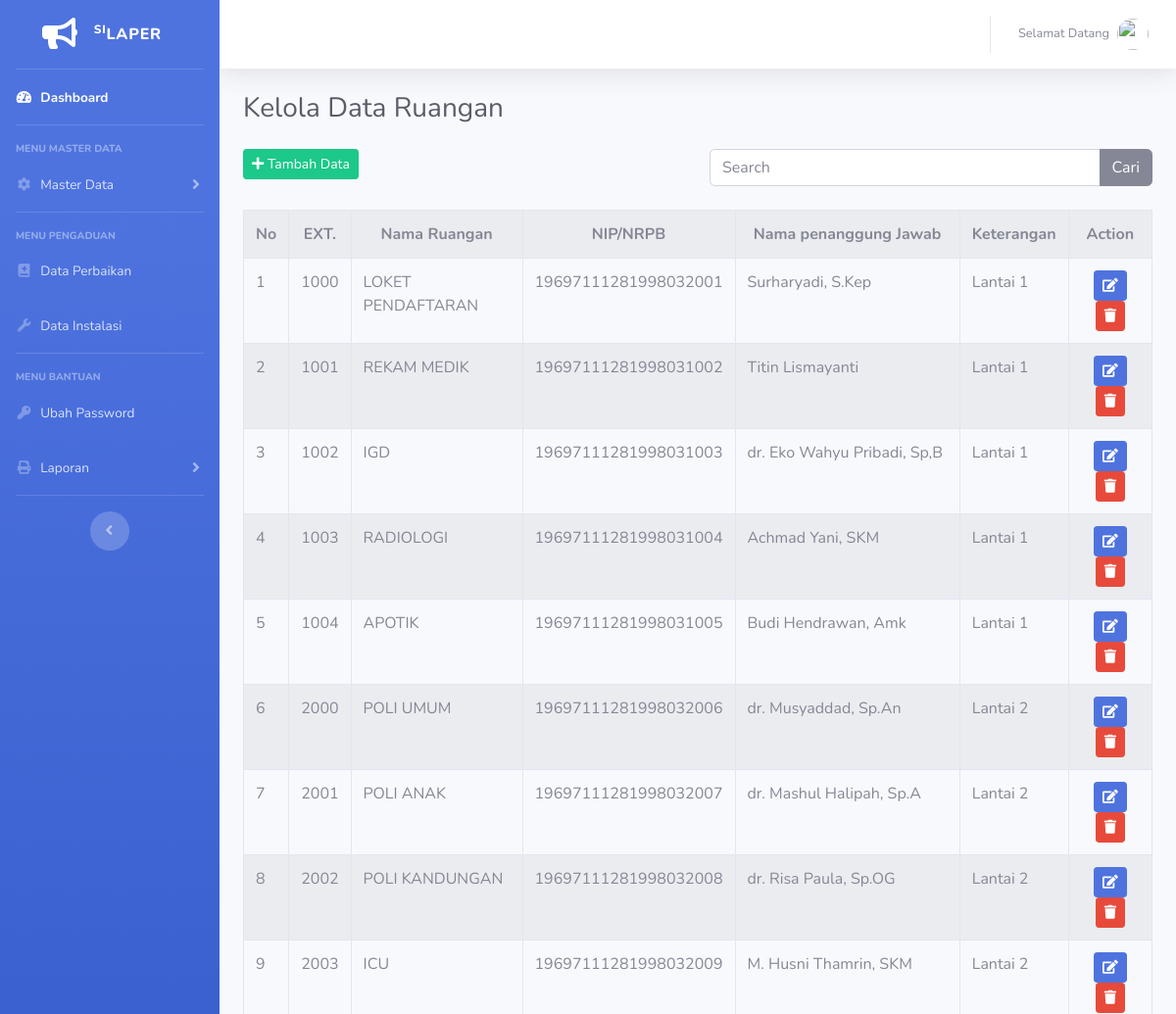
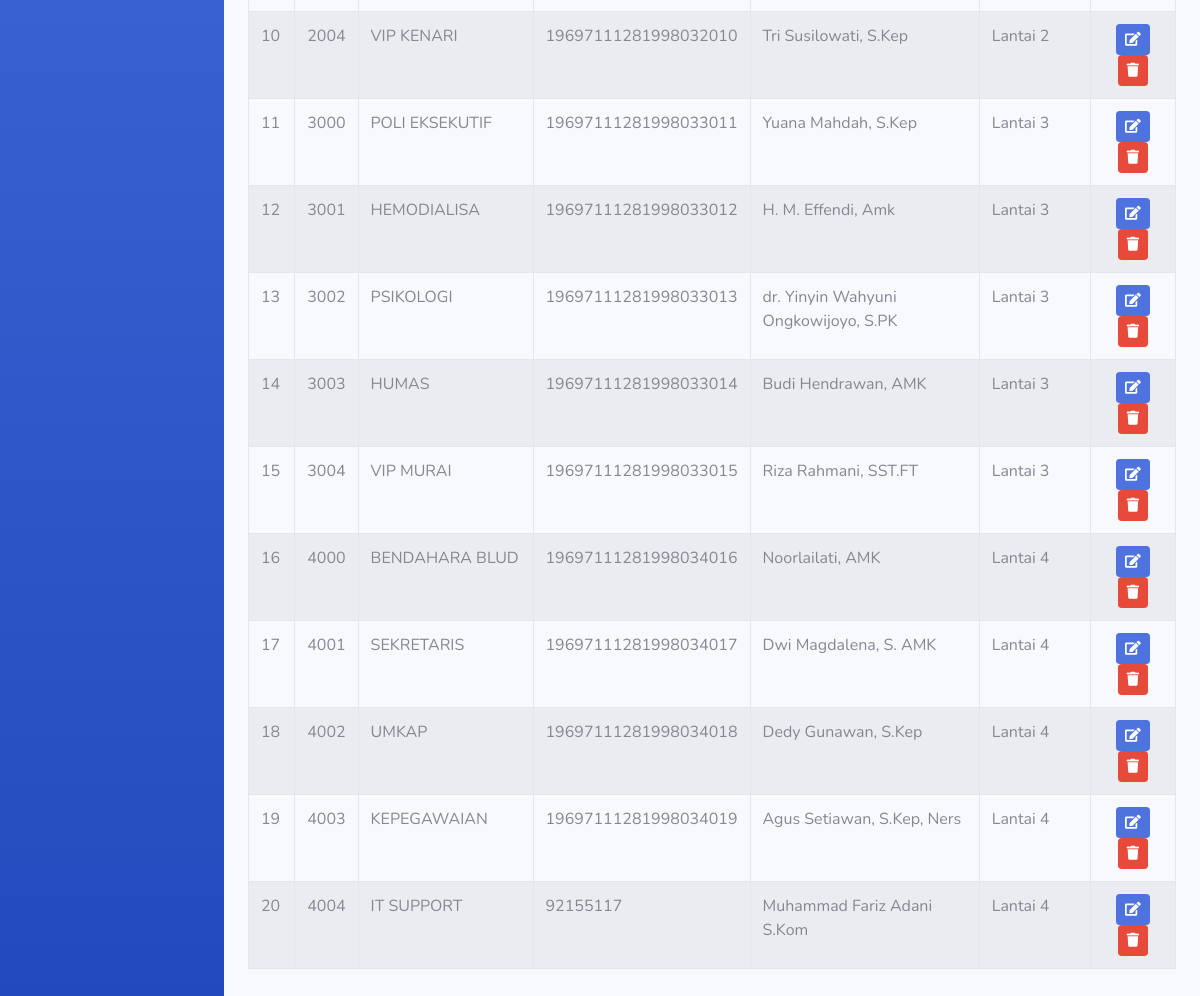
/index.php/admin/ruangan, run on the app's committed database (2 pictures, top to bottom).
### tables this page shows
CREATE TABLE `tb_ruangan` (
  `id_ruangan` int(4) NOT NULL,
  `nama_ruangan` varchar(50) NOT NULL,
  `nip_ruangan` varchar(20) NOT NULL,
  `nama_pj` varchar(50) NOT NULL,
  `keterangan` varchar(8) NOT NULL
);

### application/controllers/admin/Ruangan.php (called while the page is built, shortened)
<?php
class Ruangan extends CI_Controller
{
	public function index()
	{
		$data['title'] = "Kelola Data Ruangan";
		$data['ruangan'] = $this->M_ruangan->get_data('tb_ruangan')->result();
		$this->load->view('templates_admin/header', $data);
		$this->load->view('templates_admin/sidebar');
		$this->load->view('v_admin/ruangan', $data);
		$this->load->view('templates_admin/footer');
	}
}

### index.php (called while the page is built, shortened)
<?php
require_once BASEPATH.'core/CodeIgniter.php';

### application/models/M_ruangan.php (called while the page is built, shortened)
<?php
class M_ruangan extends CI_Model
{
    public function get_data($table)
    {
        return $this->db->get($table);
    }
}

### application/views/v_admin/ruangan.php (the view, shortened to what this page needs)
<div class="container-fluid">
    <div class="d-sm-flex align-items-center justify-content-between mb-4">
        <h1 class="h3 mb-0 text-gray-800"><?php echo $title ?></h1>
    </div>
    <div class="row">
        <div class="col-6">
            <a class="btn btn-sm btn-success mb-3" href="<?php echo base_url('admin/ruangan/tambah_data') ?>">
                <i class="fas fa-plus"></i> Tambah Data</a>
        </div>
        <div class="col-6">
            <?php echo form_open('admin/ruangan/search') ?>
            <div class="input-group mb-3">
                <input type="text" name="keyword" class="form-control" placeholder="Search">
                <div class="input-group-append">
                    <button type="submit" class="btn btn-secondary">Cari</button>
                </div>
            </div>
            <?php echo form_close() ?>
        </div>
    </div>
    <table class="table table-bordered table-striped mt-2 mb-5">
        <tr>
            <th class="text-center">No</th>
            <th class="text-center">EXT.</th>
            <th class="text-center">Nama Ruangan</th>
            <th class="text-center">NIP/NRPB</th>
            <th class="text-center">Nama penanggung Jawab</th>
            <th class="text-center">Keterangan</th>
            <th class="text-center">Action</th>
        </tr>
        <?php $no = 1;
        foreach ($ruangan as $r) : ?>
            <tr>
                <td><?php echo $no++ ?></td>
                <td><?php echo $r->id_ruangan ?></td>
                <td><?php echo $r->nama_ruangan ?></td>
                <td><?php echo $r->nip_ruangan ?></td>
                <td><?php echo $r->nama_pj ?></td>
                <td><?php echo $r->keterangan ?></td>
                <td>
                    <center>
                        <a class="btn btn-sm btn-primary" href="<?php echo base_url('admin/ruangan/update_data/' .
                                                                    $r->id_ruangan) ?>"><i class="fas fa-edit"></i></a>
                        <a onclick="return confirm ('Yakin Hapus')" class="btn btn-sm btn-danger" href="<?php echo
                                                                                                        base_url('admin/ruangan/delete_data/' . $r->id_ruangan) ?>"><i class="fas fa-trash"></i></a>
                    </center>
                </td>
            </tr>
        <?php endforeach; ?>
    </table>
</div>

### data on the page
tb_ruangan: id_ruangan "1000", nama_ruangan "LOKET PENDAFTARAN", nip_ruangan "19697111281998032001", nama_pj "Surharyadi, S.Kep", keterangan "Lantai 1"
tb_ruangan: id_ruangan "1001", nama_ruangan "REKAM MEDIK", nip_ruangan "19697111281998031002", nama_pj "Titin Lismayanti", keterangan "Lantai 1"
tb_ruangan: id_ruangan "1002", nama_ruangan "IGD", nip_ruangan "19697111281998031003", nama_pj "dr. Eko Wahyu Pribadi, Sp,B", keterangan "Lantai 1"
tb_ruangan: id_ruangan "1003", nama_ruangan "RADIOLOGI", nip_ruangan "19697111281998031004", nama_pj "Achmad Yani, SKM", keterangan "Lantai 1"
tb_ruangan: id_ruangan "1004", nama_ruangan "APOTIK", nip_ruangan "19697111281998031005", nama_pj "Budi Hendrawan, Amk", keterangan "Lantai 1"
tb_ruangan: id_ruangan "2000", nama_ruangan "POLI UMUM", nip_ruangan "19697111281998032006", nama_pj "dr. Musyaddad, Sp.An", keterangan "Lantai 2"
tb_ruangan: id_ruangan "2001", nama_ruangan "POLI ANAK", nip_ruangan "19697111281998032007", nama_pj "dr. Mashul Halipah, Sp.A", keterangan "Lantai 2"
tb_ruangan: id_ruangan "2002", nama_ruangan "POLI KANDUNGAN", nip_ruangan "19697111281998032008", nama_pj "dr. Risa Paula, Sp.OG", keterangan "Lantai 2"
tb_ruangan: id_ruangan "2003", nama_ruangan "ICU", nip_ruangan "19697111281998032009", nama_pj "M. Husni Thamrin, SKM", keterangan "Lantai 2"
tb_ruangan: id_ruangan "2004", nama_ruangan "VIP KENARI", nip_ruangan "19697111281998032010", nama_pj "Tri Susilowati, S.Kep", keterangan "Lantai 2"
tb_ruangan: id_ruangan "3000", nama_ruangan "POLI EKSEKUTIF", nip_ruangan "19697111281998033011", nama_pj "Yuana Mahdah, S.Kep", keterangan "Lantai 3"
tb_ruangan: id_ruangan "3001", nama_ruangan "HEMODIALISA", nip_ruangan "19697111281998033012", nama_pj "H. M. Effendi, Amk", keterangan "Lantai 3"
tb_ruangan: id_ruangan "3002", nama_ruangan "PSIKOLOGI", nip_ruangan "19697111281998033013", nama_pj "dr. Yinyin Wahyuni Ongkowijoyo, S.PK", keterangan "Lantai 3"
tb_ruangan: id_ruangan "3003", nama_ruangan "HUMAS", nip_ruangan "19697111281998033014", nama_pj "Budi Hendrawan, AMK", keterangan "Lantai 3"
tb_ruangan: id_ruangan "3004", nama_ruangan "VIP MURAI", nip_ruangan "19697111281998033015", nama_pj "Riza Rahmani, SST.FT", keterangan "Lantai 3"
tb_ruangan: id_ruangan "4000", nama_ruangan "BENDAHARA BLUD", nip_ruangan "19697111281998034016", nama_pj "Noorlailati, AMK", keterangan "Lantai 4"
tb_ruangan: id_ruangan "4001", nama_ruangan "SEKRETARIS", nip_ruangan "19697111281998034017", nama_pj "Dwi Magdalena, S. AMK", keterangan "Lantai 4"
tb_ruangan: id_ruangan "4002", nama_ruangan "UMKAP", nip_ruangan "19697111281998034018", nama_pj "Dedy Gunawan, S.Kep", keterangan "Lantai 4"
tb_ruangan: id_ruangan "4003", nama_ruangan "KEPEGAWAIAN", nip_ruangan "19697111281998034019", nama_pj "Agus Setiawan, S.Kep, Ners", keterangan "Lantai 4"
tb_ruangan: id_ruangan "4004", nama_ruangan "IT SUPPORT", nip_ruangan "92155117", nama_pj "Muhammad Fariz Adani S.Kom", keterangan "Lantai 4"

### other printed values
$title "Kelola Data Ruangan"
